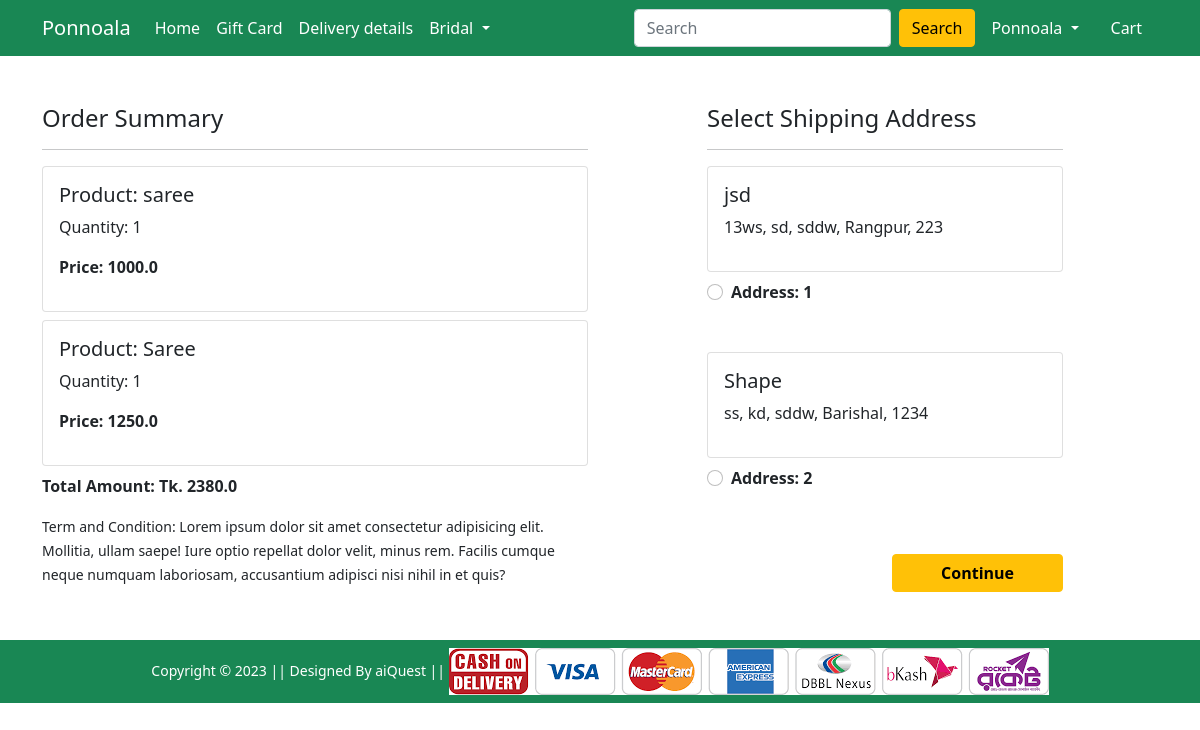
/checkout/ (signed in), run on the app's committed database.
### Shop/models.py (models this page shows, shortened)
class Cart(models.Model):
    user = models.ForeignKey(User, on_delete=models.CASCADE)
    product = models.ForeignKey(Product, on_delete=models.CASCADE)
    quantity = models.PositiveIntegerField(default=1)
    @property
    def total_cost(self):
        return self.quantity * self.product.discounted_price

class Product(models.Model):
    title = models.CharField(max_length=100)
    selling_price = models.FloatField()
    discounted_price = models.FloatField()
    description = models.TextField()
    brand = models.CharField(max_length=100)
    category = models.CharField(choices=CATEGORY_CHOICES,max_length=2)
    product_image = models.ImageField(upload_to='productimg')

class Customer(models.Model):
    user = models.ForeignKey(User, on_delete=models.CASCADE)
    name = models.CharField(max_length=200)
    division = models.CharField(choices=DIVISION_CHOICES, max_length=50)
    district = models.CharField(max_length=200)
    thana = models.CharField(max_length=50)
    villorroad = models.CharField(max_length=50)
    zipcode = models.IntegerField()

### Shop/views.py (the view)
# urls.py: path('checkout/', views.checkout, name='checkout'),
@login_required
def checkout(request):
 user=request.user
 add=Customer.objects.filter(user=user)
 cart_items=Cart.objects.filter(user=user)
 amount=0.0
 shipping_amount=130.0
 totalamount=0.0
 cart_product=[p for p in Cart.objects.all() if p.user==user]
 for p in cart_product:
    tempamount=(p.quantity * p.product.discounted_price)
    amount+=tempamount
    totalamount=amount+shipping_amount
 return render(request, 'Shop/checkout.html',{'add':add,'totalamount':totalamount,'cart_items':cart_items})

### Shop/templates/Shop/checkout.html (shortened to what this page needs)
{% extends 'Shop/base.html' %}
{% load static %}
{% block main-content %}
<div class="container">
    <div class="row mt-5">
        <div class="col-sm-6">
            <h4>Order Summary</h4>
            <hr>
            {% for item in cart_items %}
            <div class="card mb-2">
                <div class="card-body">
                    <h5>Product: {{ item.product.title }}</h5>
                    <p>Quantity: {{ item.quantity }}</p>
                    <p class="fw-bold">Price: {{ item.total_cost }}</p>
                </div>
            </div>
            {% endfor %}
            <p class="fw-bold">Total Amount: Tk. {{ totalamount }}</p>
            <small>Term and Condition: Lorem ipsum dolor sit amet consectetur adipisicing elit. Mollitia, ullam saepe!
                Iure optio repellat dolor velit, minus rem. Facilis cumque neque numquam laboriosam, accusantium
                adipisci nisi nihil in et quis?</small>
        </div>
        <div class="col-sm-4 offset-sm-1">
            <h4>Select Shipping Address</h4>
            <hr>
            <form action="/paymentdone">
                {% for ad in add %}
                <div class="card">
                    <div class="card-body">
                        <h5>{{ ad.name }}</h5>
                        <p>{{ ad.villorroad }}, {{ ad.thana }}, {{ ad.district }}, {{ ad.division }}, {{ ad.zipcode }}</p>
                    </div>
                </div>
                <div class="form-check mt-2 mb-5">
                    <input class="form-check-input" type="radio" name='custid' id="custadd{{ forloop.counter }}" value="{{ ad.id }}" required>
                    <label class="form-check-label fw-bold" for="">
                        Address: {{forloop.counter}} </label>
                </div>
                {% endfor %}
                <div class="text-end">
                    <button type="submit" class="btn btn-warning mt-3 px-5 fw-bold">Continue</button>
                </div>
            </form>
        </div>
    </div>
</div>
{% endblock main-content %}

### Shop/templates/Shop/base.html (shortened to what this page needs)
<!doctype html>
{% load static %}
<html lang="en">
<head>
    <link href="https://cdn.jsdelivr.net/npm/bootstrap@5.0.0-beta1/dist/css/bootstrap.min.css" rel="stylesheet"
>
    <link rel="stylesheet" href="{% static 'Shop/css/owl.carousel.min.css' %}">
    <link rel="stylesheet" href="{% static 'Shop/css/all.min.css' %}">
    <link rel="stylesheet" href="{% static 'Shop/css/style.css' %}">
</head>
<body>
    <nav class="navbar navbar-expand-lg navbar-dark bg-success">
        <div class="container">
            <a class="navbar-brand" href="/">Ponnoala</a>
            <div class="collapse navbar-collapse" id="navbarSupportedContent">
                <ul class="navbar-nav me-auto mb-2 mb-lg-0">
                    <li class="nav-item">
                        <a class="nav-link active" aria-current="page" href="/">Home</a>
                    </li>
                    <li class="nav-item">
                        <a class="nav-link active" aria-current="page" href="#">Gift Card</a>
                    </li>
                    <li class="nav-item">
                        <a class="nav-link active" aria-current="page" href="#">Delivery details</a>
                    </li>
                    <li class="nav-item dropdown">
                        <a class="nav-link dropdown-toggle text-white" href="#" id="electronicsDropdown" role="button"
                            data-bs-toggle="dropdown" aria-expanded="false">
                            Bridal
                        </a>
                    </li>
                </ul>
                <form class="d-flex">
                    <input class="form-control me-2" type="search" placeholder="Search" aria-label="Search">
                    <button class="btn btn-warning" type="submit">Search</button>
                </form>
                <div>
                    <ul class="navbar-nav me-auto mb-2 mb-lg-0">
                        {% if request.user.is_authenticated %}
                        <li class="nav-item dropdown mx-2">
                            <a class="nav-link dropdown-toggle text-white" href="#" id="profileDropdown" role="button"
                                data-bs-toggle="dropdown" aria-expanded="false">
                                {{ request.user.username | capfirst }}
                            </a>
                        </li>
                        <li class="nav-item mx-2">
                            <a href="{% url 'showcart' %}" class="nav-link text-white"> Cart </a>
                        </li>
                        {% endif %}
                    </ul>
                </div>
            </div>
        </div>
    </nav>
    {% block main-content %} {% endblock main-content %}
    <footer class="container-fluid bg-success text-center p-2 mt-5">
        <small class="text-white">Copyright &copy; 2023 || Designed By aiQuest || </small>
        <img src="{% static 'Shop/images/paymentlogo.png' %}" alt="" srcset="" class="img-fluid" height="2px">
    </footer>
</body>
</html>

### data on the page
Cart: product "saree", quantity "1", total_cost "1000.0"
Cart: product "Saree", quantity "1", total_cost "1250.0"
Customer: name "jsd", villorroad "13ws", thana "sd", district "sddw", division "Rangpur", zipcode "223"
Customer: name "Shape", villorroad "ss", thana "kd", district "sddw", division "Barishal", zipcode "1234"

### other printed values
{{ request.user.username | capfirst }} "Ponnoala"
{{ totalamount }} "2380.0"
